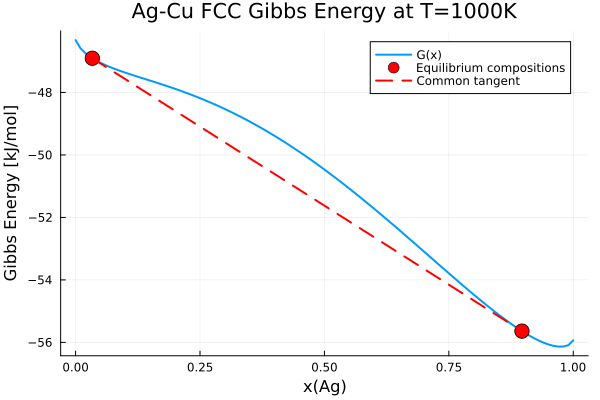

Here is the Julia script that generated this plot:
# SPDX-License-Identifier: GPL-3.0-or-later
# Copyright (C) 2026 Hiroharu Sugawara
# Part of OpenCALPHAD.jl - Example: Gibbs energy curve with common tangent
#
# Plot Gibbs energy curve with common tangent construction
#
# This script demonstrates how to calculate and plot the Gibbs energy curve
# for a binary system, showing the common tangent construction that defines
# the miscibility gap.

using OpenCALPHAD
using Plots

# Load Ag-Cu thermodynamic database
tdb_path = joinpath(@__DIR__, "..", "reftest", "tdb", "agcu.TDB")
db = read_tdb(tdb_path)
fcc = get_phase(db, "FCC_A1")

# Temperature for calculation
T = 1000.0  # K

println("Calculating Gibbs energy curve at T=$(T)K...")

# Scan composition to get G(x) curve
solver = GridSearchSolver(n_points = 101)
scan = scan_composition(fcc, T, db, solver)

# Create plot (convert J/mol to kJ/mol)
p = plot(scan.x_grid, scan.G_values ./ 1000,
    xlabel = "x(Ag)",
    ylabel = "Gibbs Energy [kJ/mol]",
    title = "Ag-Cu FCC Gibbs Energy at T=$(Int(T))K",
    linewidth = 2,
    legend = :topright,
    label = "G(x)",
    size = (600, 400),
)

# Find and plot the common tangent (miscibility gap)
gap = find_miscibility_gap(fcc, T, db)
if !isnothing(gap)
    println("Miscibility gap found:")
    println("  x1 = $(round(gap.x1, digits=4)) (Cu-rich)")
    println("  x2 = $(round(gap.x2, digits=4)) (Ag-rich)")

    # Mark equilibrium compositions
    scatter!(p, [gap.x1, gap.x2], [gap.G1, gap.G2] ./ 1000,
        markersize = 8,
        color = :red,
        label = "Equilibrium compositions",
    )

    # Draw common tangent line
    plot!(p, [gap.x1, gap.x2], [gap.G1, gap.G2] ./ 1000,
        linestyle = :dash,
        color = :red,
        linewidth = 2,
        label = "Common tangent",
    )
else
    println("No miscibility gap found at this temperature.")
end

# Save to file
output_path = joinpath(@__DIR__, "101_gibbs_energy_agcu.png")
savefig(p, output_path)
println("Saved to $output_path")

# Display plot (if running interactively)
display(p)
